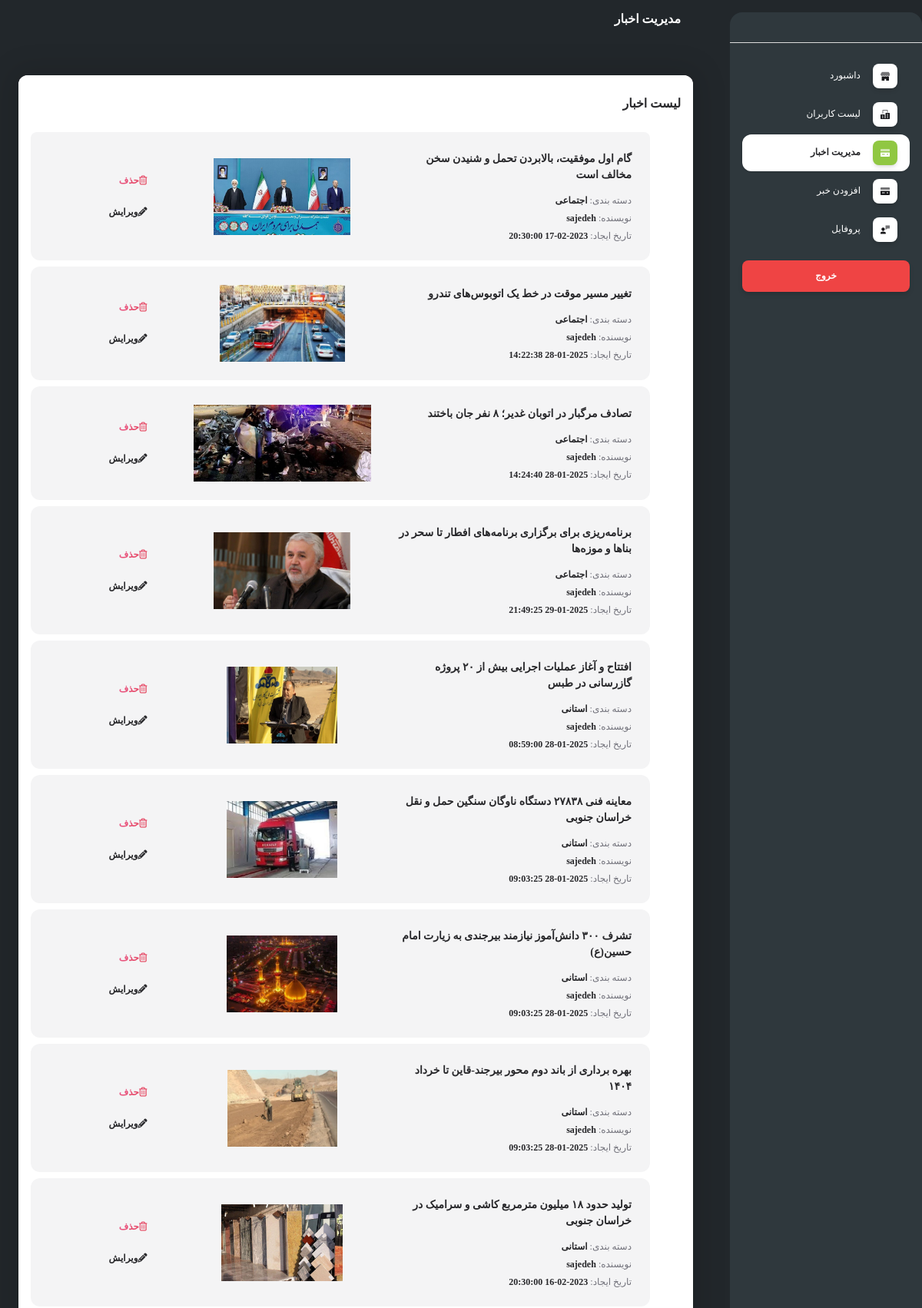
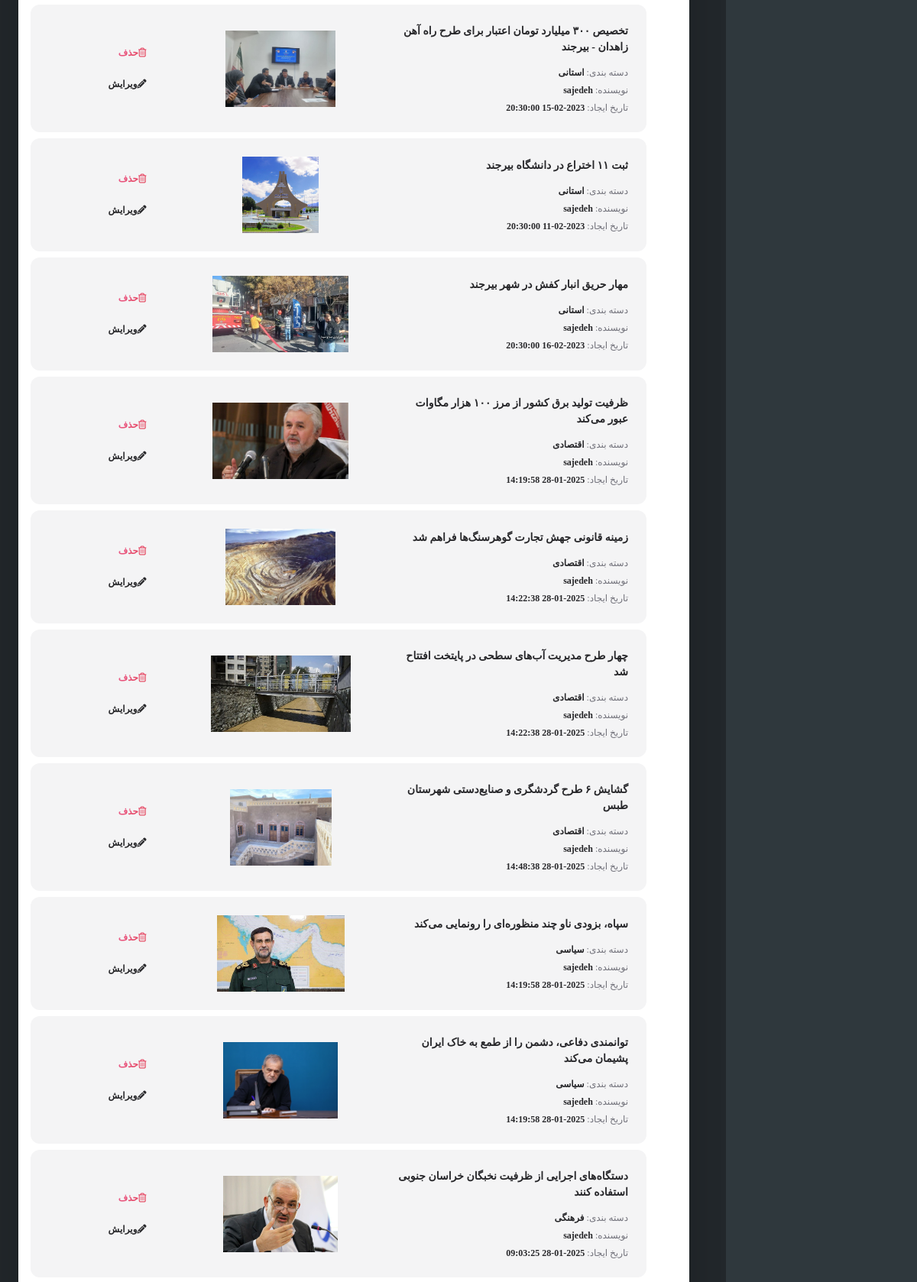
The page /pages/admin/news_managment.php (signed in, upper part) on the database its author committed (2 pictures, top to bottom).
### tables this page shows
CREATE TABLE `posts` (
  `id` int(11) NOT NULL,
  `user_id` int(11) NOT NULL,
  `title` varchar(255) NOT NULL,
  `content` text NOT NULL,
  `image` varchar(255) DEFAULT NULL,
  `category_id` int(11) DEFAULT NULL,
  `author_id` int(11) DEFAULT NULL,
  `created_at` timestamp NOT NULL DEFAULT current_timestamp(),
  `updated_at` timestamp NULL DEFAULT NULL ON UPDATE current_timestamp()
);

CREATE TABLE `categories` (
  `id` int(11) NOT NULL,
  `name` varchar(50) NOT NULL,
  `created_at` timestamp NOT NULL DEFAULT current_timestamp()
);

CREATE TABLE `users` (
  `id` int(11) NOT NULL,
  `username` varchar(50) NOT NULL,
  `password` varchar(255) NOT NULL,
  `email` varchar(100) NOT NULL,
  `is_online` tinyint(1) DEFAULT 0,
  `role` enum('admin','author','user') NOT NULL DEFAULT 'user'
);

### config/db.php (called while the page is built, shortened)
<?php
require_once 'config.php';
function db_query($query, $params = []) {
    global $conn;
    $stmt = $conn->prepare($query);
    if (!$stmt->execute()) {
        error_log("خطا در اجرای کوئری: " . $stmt->error);
        return null;
    }
    $result = $stmt->get_result();
    return $result && $result->num_rows > 0 ? $result->fetch_all(MYSQLI_ASSOC) : null;
}
?>

### pages/admin/news_managment.php (the view, shortened to what this page needs)
<?php
require_once __DIR__ . '/../../config/db.php';
?>
<!DOCTYPE html>
<html lang="fa" dir="rtl">
<head>
  <link href="https://demos.creative-tim.com/soft-ui-dashboard/assets/css/nucleo-icons.css" rel="stylesheet" />
  <link href="https://demos.creative-tim.com/soft-ui-dashboard/assets/css/nucleo-svg.css" rel="stylesheet" />
  <link id="pagestyle" href="../../assets/css/soft-ui-dashboard.css?v=1.1.0" rel="stylesheet" />
</head>
<body class="g-sidenav-show" style="background-color: #22272b;">
  <?php include 'sidebar.php'; ?>
  <main class="main-content position-relative max-height-vh-100 h-100 border-radius-lg ">
    <nav class="navbar navbar-main navbar-expand-lg px-0 mx-4 shadow-none border-radius-xl" id="navbarBlur" navbar-scroll="true">
      <div class="container-fluid py-1 px-3">
        <nav aria-label="breadcrumb">
          <h6 class="font-weight-bolder text-white mb-0">مدیریت اخبار</h6>
        </nav>
      </div>
    </nav>
    <?php
    require_once '../../config/db.php';
    $news = db_query("SELECT p.id, p.title, p.content, p.image, c.name as category, u.username as author, p.created_at FROM posts p
                  JOIN categories c ON p.category_id = c.id
                  JOIN users u ON p.user_id = u.id");
    ?>
    <div class="container-fluid py-4">
      <div class="row">
        <div class="col-12 mt-4">
          <div class="card">
            <div class="card-header pb-0 px-3">
              <h6 class="mb-0">لیست اخبار</h6>
            </div>
            <div class="card-body pt-4 p-3">
              <ul class="list-group">
                <?php foreach ($news as $item): ?>
                  <li class="list-group-item border-0 d-flex justify-content-between align-items-center p-4 mb-2 bg-gray-100 border-radius-lg">
                    <div class="d-flex flex-column  " style="width: 40%">
                      <h6 class="mb-3 text-sm"><?= htmlspecialchars($item['title']) ?></h6>
                      <span class="mb-2 text-xs">دسته بندی: <span class="text-dark font-weight-bold ms-sm-2"><?= htmlspecialchars($item['category']) ?></span></span>
                      <span class="mb-2 text-xs">نویسنده: <span class="text-dark font-weight-bold ms-sm-2"><?= htmlspecialchars($item['author']) ?></span></span>
                      <span class="text-xs">تاریخ ایجاد: <span class="text-dark font-weight-bold ms-sm-2"><?= $item['created_at'] ?></span></span>
                    </div>
                    <div class="ml-3 " style="width: 35%; height: 100px;">
                      <img src="<?php echo SITE_URL; ?>pages/uploads/<?= htmlspecialchars($item['image']) ?>" alt="News Image" class="news-image border-radius-lg " style="object-fit:contain; width: 100%; height:100%;">
                    </div>
                    <div class="text-end" style="width: 20%">
                      <a class="btn btn-link text-danger text-gradient px-3 mb-0 <?= ($_SESSION['role'] !== 'admin' && $_SESSION['role'] !== 'author') ? 'disabled-link' : '' ?>"
                        href="<?= ($_SESSION['role'] === 'admin' || $_SESSION['role'] === 'author') ? 'javascript:void(0);' : '#' ?>"
                        <?= ($_SESSION['role'] !== 'admin' && $_SESSION['role'] !== 'author') ? 'style="pointer-events: auto; color: #6c757d;"' : 'onclick="confirmDelete(' . $item['id'] . ')"' ?>>
                        <i class="far fa-trash-alt me-2"></i>حذف
                      </a>
                      <a class="btn btn-link text-dark px-3 mb-0 <?= ($_SESSION['role'] !== 'admin' && $_SESSION['role'] !== 'author') ? 'disabled-link' : '' ?>"
                        href="<?= ($_SESSION['role'] === 'admin' || $_SESSION['role'] === 'author') ? 'edit_news.php?id=' . $item['id'] : '#' ?>"
                        <?= ($_SESSION['role'] !== 'admin' && $_SESSION['role'] !== 'author') ? 'style="pointer-events: auto; color: #6c757d;"' : '' ?>>
                        <i class="fas fa-pencil-alt text-dark me-2"></i>ویرایش
                      </a>
                    </div>
                  </li>
                <?php endforeach; ?>
              </ul>
            </div>
          </div>
        </div>
      </div>
    </div>
  </main>
</body>
</html>

### rows shown on the page
posts: title "گام اول موفقیت، بالابردن تحمل و شنیدن سخن مخالف است", category.name "اجتماعی", user.username "sajedeh", created_at "2023-02-17 20:30:00", image (picture)
posts: title "تغییر مسیر موقت در خط یک اتوبوس‌های تندرو", category.name "اجتماعی", user.username "sajedeh", created_at "2025-01-28 14:22:38", image (picture)
posts: title "تصادف مرگبار در اتوبان غدیر؛ ۸ نفر جان باختند", category.name "اجتماعی", user.username "sajedeh", created_at "2025-01-28 14:24:40", image (picture)
posts: title "برنامه‌ریزی برای برگزاری برنامه‌های افطار تا سحر در بناها و موزه‌ها", category.name "اجتماعی", user.username "sajedeh", created_at "2025-01-29 21:49:25", image (picture)
posts: title "افتتاح و آغاز عملیات اجرایی بیش از ۲۰ پروژه گازرسانی در طبس", category.name "استانی", user.username "sajedeh", created_at "2025-01-28 08:59:00", image (picture)
posts: title "معاینه فنی ۲۷۸۳۸ دستگاه ناوگان سنگین حمل و نقل خراسان جنوبی", category.name "استانی", user.username "sajedeh", created_at "2025-01-28 09:03:25", image (picture)
posts: title "تشرف ۳۰۰ دانش‌آموز نیازمند بیرجندی به زیارت امام حسین(ع)", category.name "استانی", user.username "sajedeh", created_at "2025-01-28 09:03:25", image (picture)
posts: title "بهره برداری از باند دوم محور بیرجند-قاین تا خرداد ۱۴۰۴", category.name "استانی", user.username "sajedeh", created_at "2025-01-28 09:03:25", image (picture)
posts: title "تولید حدود ۱۸ میلیون مترمربع کاشی و سرامیک در خراسان جنوبی", category.name "استانی", user.username "sajedeh", created_at "2023-02-16 20:30:00", image (picture)
posts: title "تخصیص ۳۰۰ میلیارد تومان اعتبار برای طرح راه آهن زاهدان - بیرجند", category.name "استانی", user.username "sajedeh", created_at "2023-02-15 20:30:00", image (picture)
posts: title "ثبت ۱۱ اختراع در دانشگاه بیرجند", category.name "استانی", user.username "sajedeh", created_at "2023-02-11 20:30:00", image (picture)
posts: title "مهار حریق انبار کفش در شهر بیرجند", category.name "استانی", user.username "sajedeh", created_at "2023-02-16 20:30:00", image (picture)
posts: title "ظرفیت تولید برق کشور از مرز ۱۰۰ هزار مگاوات عبور می‌کند", category.name "اقتصادی", user.username "sajedeh", created_at "2025-01-28 14:19:58", image (picture)
posts: title "زمینه قانونی جهش تجارت گوهرسنگ‌ها فراهم شد", category.name "اقتصادی", user.username "sajedeh", created_at "2025-01-28 14:22:38", image (picture)
posts: title "چهار طرح مدیریت آب‌های سطحی در پایتخت افتتاح شد", category.name "اقتصادی", user.username "sajedeh", created_at "2025-01-28 14:22:38", image (picture)
posts: title "گشایش ۶ طرح گردشگری و صنایع‌دستی شهرستان طبس", category.name "اقتصادی", user.username "sajedeh", created_at "2025-01-28 14:48:38", image (picture)
posts: title "سپاه، بزودی ناو چند منظوره‌ای را رونمایی می‌کند", category.name "سیاسی", user.username "sajedeh", created_at "2025-01-28 14:19:58", image (picture)
posts: title "توانمندی‌ دفاعی، دشمن را از طمع به خاک ایران پشیمان می‌کند", category.name "سیاسی", user.username "sajedeh", created_at "2025-01-28 14:19:58", image (picture)
posts: title "دستگاه‌های اجرایی از ظرفیت نخبگان خراسان جنوبی استفاده کنند", category.name "فرهنگی", user.username "sajedeh", created_at "2025-01-28 09:03:25", image (picture)
